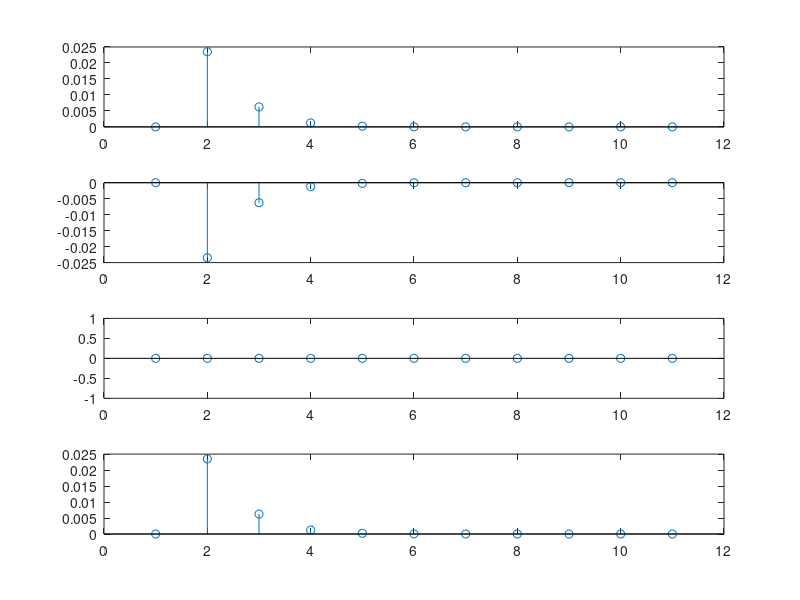

MATLAB code for this plot:
%Lab2p1q3a
clear
clc
clf

n=0:10;
x=exp(-2*abs(n)).*sin((2*pi/36)*n)
xm=exp(-2*abs(-n)).*sin((2*pi/36)*(-n))
ye=0.5*(x+xm)
yo=0.5*(x-xm)
subplot(4,1,1)
stem(x)
subplot(4,1,2)
stem(xm)
subplot(4,1,3)
stem(ye)
subplot(4,1,4)
stem(yo)